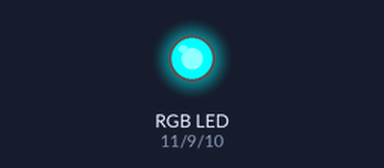
A sketch run on a simulated Arduino Uno, built with avr-gcc and run on an emulated ATmega328P. Shown: an RGB LED mixed from three pins (HIGH = lit).

Above: at 0.5 s.
At 1.5 s:
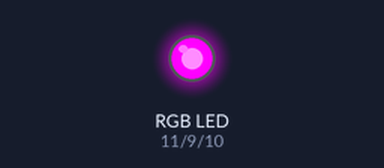
At 5.5 s:
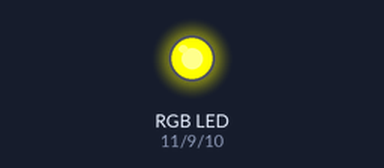
Timing chart, 0 to 6.9 s (numbered marks = the images above):
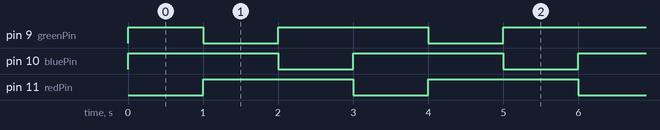

Measured:
- by itself, pin 9 (greenPin): repeats every 3.0 s: LOW 1.0 s, HIGH 2.0 s
- by itself, pin 10 (bluePin), pin 11 (redPin): alternates HIGH for 2.0 s and LOW for 1.0 s
- by itself, everything shown: repeats every 3.0 s, in 3 steps

The sketch:

RGB_LED.ino
```cpp
/*
 * LilyPad tutorial: color (RGB LEDs)
 *
 * Uses a LilyPad RGB LED module to play with
  * dynamic colored light. See this web color chart
  * for the (Red,Green,Blue) values of different colors:
 * http://www.visibone.com/colorlab/
 */


int redPin = 11;	// R petal on RGB LED module connected to digital pin 11
int greenPin = 9;	// G petal on RGB LED module connected to digital pin 9
int bluePin = 10;	// B petal on RGB LED module connected to digital pin 10

void setup()
{
         pinMode(redPin, OUTPUT);	// sets the redPin to be an output
         pinMode(greenPin, OUTPUT);	// sets the greenPin to be an output
         pinMode(bluePin, OUTPUT);	// sets the bluePin to be an output
}

void loop()	// run over and over again
{
          // Basic colors:
          color(255, 0, 0);	// turn the RGB LED red
          delay(1000);	// delay for 1 second
          color(0,255, 0);	// turn the RGB LED green
          delay(1000);	// delay for 1 second
          color(0, 0, 255);	// turn the RGB LED blue
          delay(1000);	// delay for 1 second

          // Example blended colors:
          //color(255,255,0);	// turn the RGB LED yellow
          //delay(1000);	// delay for 1 second
          //color(255,255,255);	// turn the RGB LED white
          //delay(1000);	// delay for 1 second
          //color(128,0,255);	// turn the RGB LED purple
          //delay(1000);	// delay for 1 second
          //color(0,0,0);	// turn the RGB LED off
          //delay(1000);	// delay for 1 second
}

void color (unsigned char red, unsigned char green, unsigned char blue)     // the color generating function
{
          analogWrite(redPin, 255-red);
          analogWrite(bluePin, 255-blue);
          analogWrite(greenPin, 255-green);
}
```
